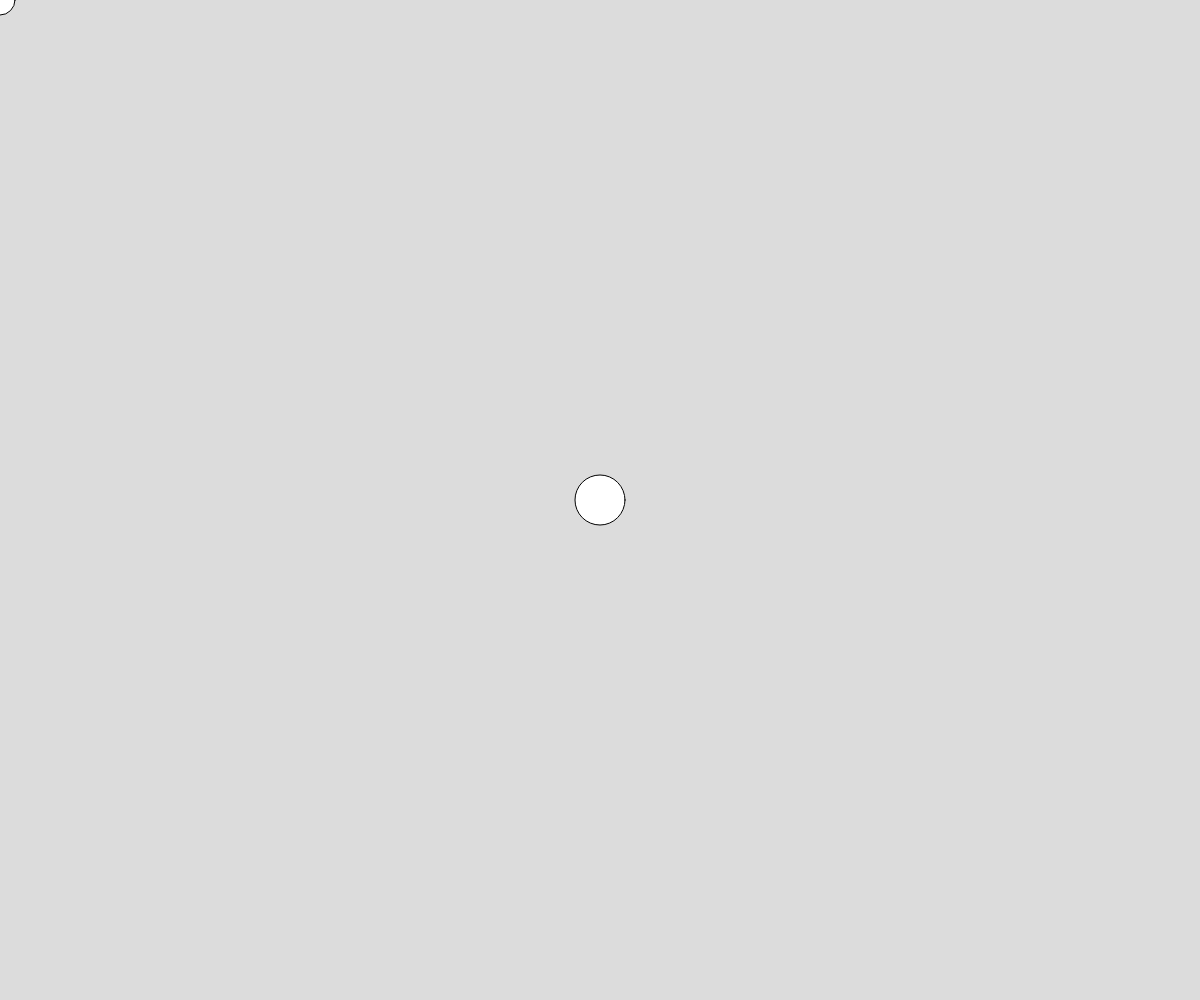
Frame 1 (no input)
Frame 60 (no input): identical to frame 1, image omitted
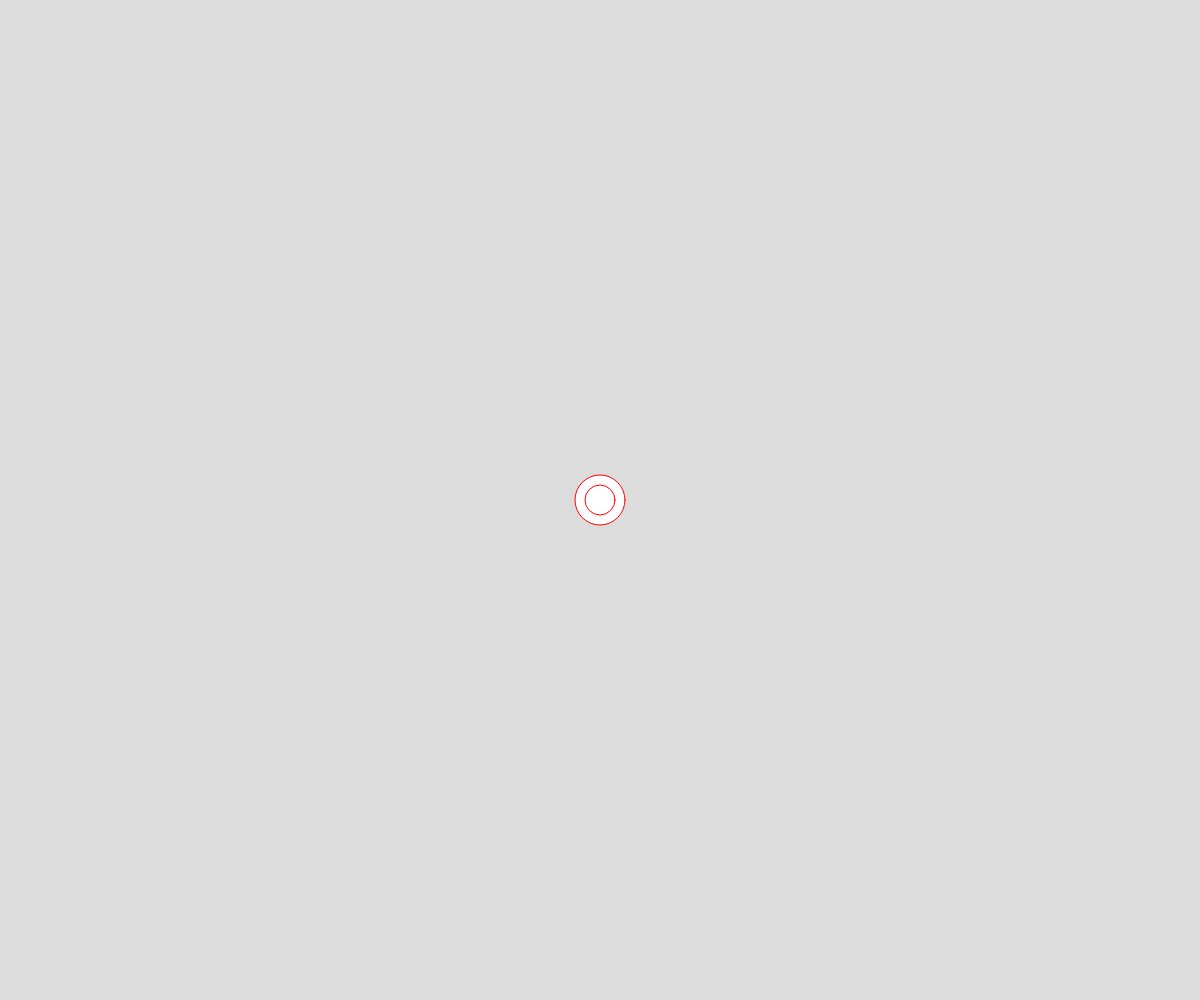
Frame 120 (the mouse pressed at the canvas centre since frame 60)

The p5.js sketch that drew these frames (run headless with seeded random() and noise() and a simulated clock; from frame 60 on, the mouse is pressed at the canvas centre):

// p5.js sketch
// ── sketch.js
function setup() {
  createCanvas(window.innerWidth, window.innerHeight);
}

window.addEventListener("resize", setup);

function collideCircleCircle(cx1, cy1, cx2, cy2, d1, d2){
  let r1 = d1/2
  let r2 = d2/2
  distance = Math.sqrt((cx1 - cx2) ** 2 + (cy1 - cy2) ** 2)
  if (distance <= r1 + r2){
    stroke('red')
    return true
    
  }
  else{
    stroke("black")
    return false

  }
}

function draw() {
  background(220);
  let cx1 = mouseX
  let cy1 = mouseY
  let cx2 = window.innerWidth/2
  let cy2 = window.innerHeight/2
  
  let d1 = 30
  let d2 = 50
  
  circle(cx2, cy2, d2)
  circle(cx1, cy1, d1)

  
  collideCircleCircle(cx1, cy1, cx2, cy2, d1, d2)
  
  
}
